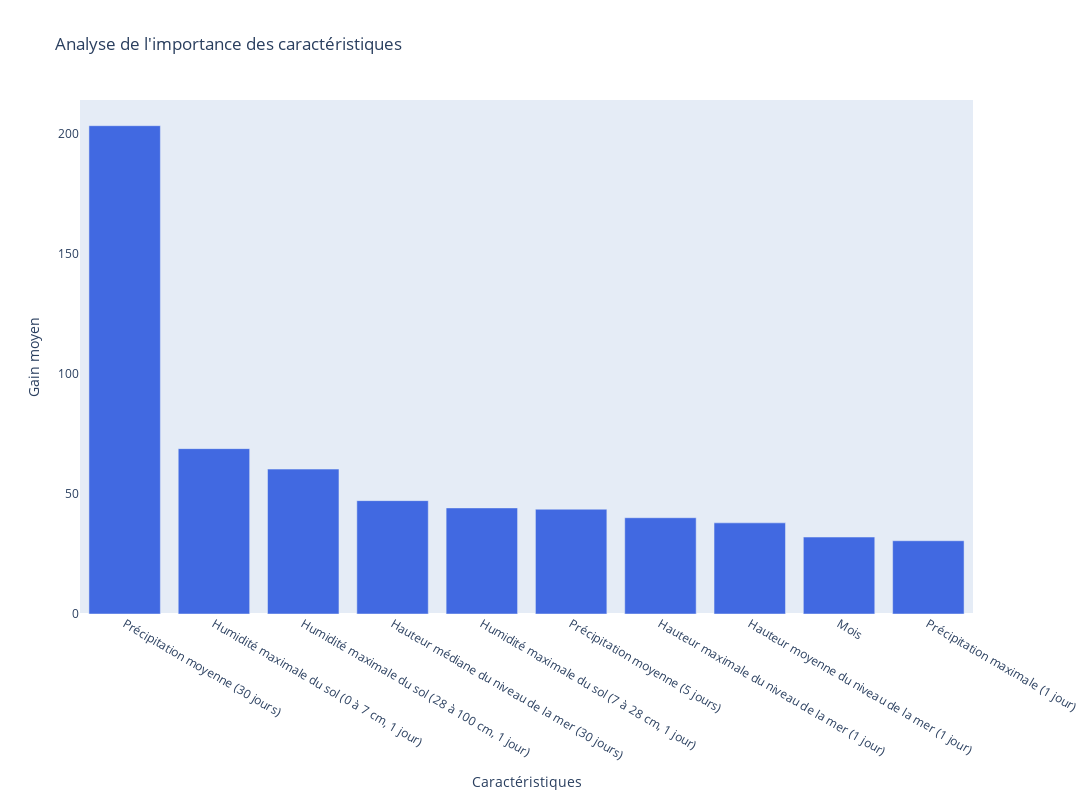

Notebook cell for this chart:
### Code cell
bar_y = [
    "Précipitation moyenne (30 jours)",
    "Humidité maximale du sol (0 à 7 cm, 1 jour)",
    "Humidité maximale du sol (28 à 100 cm, 1 jour)",
    "Hauteur médiane du niveau de la mer (30 jours)",
    "Humidité maximale du sol (7 à 28 cm, 1 jour)",
    "Précipitation moyenne (5 jours)",
    "Hauteur maximale du niveau de la mer (1 jour)",
    "Hauteur moyenne du niveau de la mer (1 jour)",
    "Mois",
    "Précipitation maximale (1 jour)"
]

perm_features = X_test.columns[sorted_idx[-5:]]
perm_importances = result.importances[sorted_idx[-5:]]

fig = go.Figure()


fig.add_trace(
    go.Bar(
        x=bar_y,  
        y=bar_x,  
        orientation='v',  
        marker=dict(color='royalblue'),
        name="Importance des caractéristiques (Gain)"
    )
)


fig.update_layout(
    title="Analyse de l'importance des caractéristiques",
    height=800,
    width=1500,
    showlegend=False,
    xaxis=dict(title="Caractéristiques", showgrid=False),  
    yaxis=dict(title="Gain moyen", showgrid=False),  

)

fig.show()

### Figure 1 — Plotly figure (JSON) as saved in the notebook; plotly's stock layout.template omitted (floating-point values rounded to 4 significant figures)
{"data": [{"marker": {"color": "royalblue"}, "name": "Importance des caractéristiques (Gain)", "orientation": "v", "type": "bar", "x": ["Précipitation moyenne (30 jours)", "Humidité maximale du sol (0 à 7 cm, 1 jour)", "Humidité maximale du sol (28 à 100 cm, 1 jour)", "Hauteur médiane du niveau de la mer (30 jours)", "Humidité maximale du sol (7 à 28 cm, 1 jour)", "Précipitation moyenne (5 jours)", "Hauteur maximale du niveau de la mer (1 jour)", "Hauteur moyenne du niveau de la mer (1 jour)", "Mois", "Précipitation maximale (1 jour)"], "y": [203.4, 68.9, 60.36, 47.23, 44.2, 43.65, 40.11, 37.98, 32.06, 30.52]}], "layout": {"height": 800, "showlegend": false, "title": {"text": "Analyse de l'importance des caractéristiques"}, "width": 1500, "xaxis": {"showgrid": false, "title": {"text": "Caractéristiques"}}, "yaxis": {"showgrid": false, "title": {"text": "Gain moyen"}}}}
